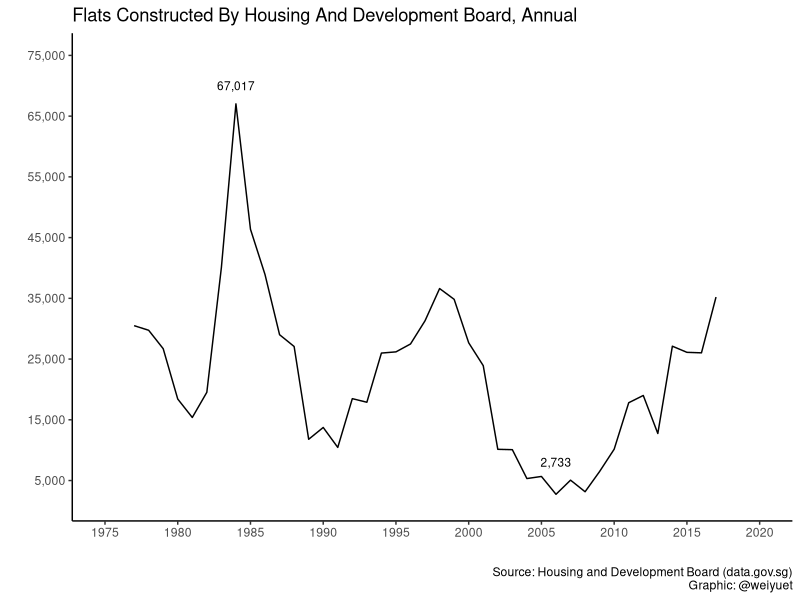
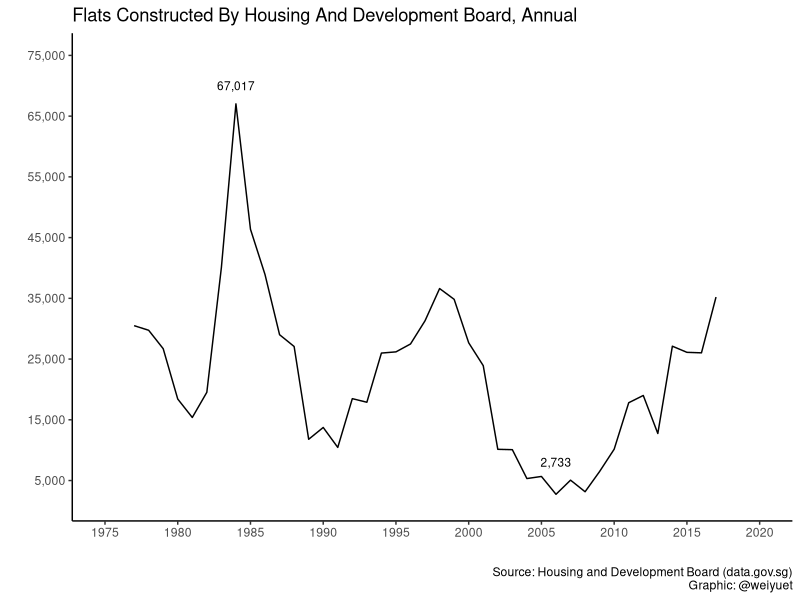

These charts were generated, in order, by the following R code:
# Load libraries
library(tidyverse)
library(scales)

# Load data
flats_constructed <- read_csv("data/flats-constructed/flats-constructed-by-housing-and-development-board-annual.csv")

# Plot number of flats constructed
p <- flats_constructed %>%
  ggplot(aes(x = year, y = flats_constructed)) +
  geom_line() +
  scale_x_continuous(
    limits = c(1975, 2020),
    breaks = seq(1975, 2020, 5)
  ) +
  scale_y_continuous(
    limits = c(2000, 75000),
    breaks = seq(5000, 75000, 10000),
    labels = label_number(big.mark = ",")
  ) +
  theme_classic() +
  labs(
    x = "", y = "",
    title = "Flats Constructed By Housing And Development Board, Annual",
    caption = "Source: Housing and Development Board (data.gov.sg)\nGraphic: @weiyuet"
  )

# Annotate
p + (annotate("text", x = 1984, y = 70000, label = "67,017", size = 3)) + 
       (annotate("text", x = 2006, y = 8000, label = "2,733", size = 3))

# Save png
ggsave("figures/flats-constructed.png", width = 6, height = 4.5)
